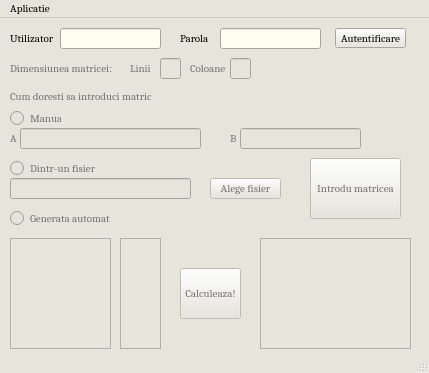
<?xml version="1.0" encoding="UTF-8"?>
<ui version="4.0">
 <class>MainWindow</class>
 <widget class="QMainWindow" name="MainWindow">
  <property name="windowModality">
   <enum>Qt::NonModal</enum>
  </property>
  <property name="geometry">
   <rect>
    <x>0</x>
    <y>0</y>
    <width>429</width>
    <height>373</height>
   </rect>
  </property>
  <property name="minimumSize">
   <size>
    <width>378</width>
    <height>348</height>
   </size>
  </property>
  <property name="palette">
   <palette>
    <active>
     <colorrole role="WindowText">
      <brush brushstyle="SolidPattern">
       <color alpha="255">
        <red>0</red>
        <green>0</green>
        <blue>0</blue>
       </color>
      </brush>
     </colorrole>
     <colorrole role="Button">
      <brush brushstyle="SolidPattern">
       <color alpha="255">
        <red>230</red>
        <green>229</green>
        <blue>219</blue>
       </color>
      </brush>
     </colorrole>
     <colorrole role="Light">
      <brush brushstyle="SolidPattern">
       <color alpha="255">
        <red>255</red>
        <green>255</green>
        <blue>255</blue>
       </color>
      </brush>
     </colorrole>
     <colorrole role="Midlight">
      <brush brushstyle="SolidPattern">
       <color alpha="255">
        <red>242</red>
        <green>242</green>
        <blue>237</blue>
       </color>
      </brush>
     </colorrole>
     <colorrole role="Dark">
      <brush brushstyle="SolidPattern">
       <color alpha="255">
        <red>115</red>
        <green>114</green>
        <blue>109</blue>
       </color>
      </brush>
     </colorrole>
     <colorrole role="Mid">
      <brush brushstyle="SolidPattern">
       <color alpha="255">
        <red>153</red>
        <green>153</green>
        <blue>146</blue>
       </color>
      </brush>
     </colorrole>
     <colorrole role="Text">
      <brush brushstyle="SolidPattern">
       <color alpha="255">
        <red>0</red>
        <green>0</green>
        <blue>0</blue>
       </color>
      </brush>
     </colorrole>
     <colorrole role="BrightText">
      <brush brushstyle="SolidPattern">
       <color alpha="255">
        <red>255</red>
        <green>255</green>
        <blue>255</blue>
       </color>
      </brush>
     </colorrole>
     <colorrole role="ButtonText">
      <brush brushstyle="SolidPattern">
       <color alpha="255">
        <red>0</red>
        <green>0</green>
        <blue>0</blue>
       </color>
      </brush>
     </colorrole>
     <colorrole role="Base">
      <brush brushstyle="SolidPattern">
       <color alpha="255">
        <red>255</red>
        <green>255</green>
        <blue>255</blue>
       </color>
      </brush>
     </colorrole>
     <colorrole role="Window">
      <brush brushstyle="SolidPattern">
       <color alpha="255">
        <red>230</red>
        <green>229</green>
        <blue>219</blue>
       </color>
      </brush>
     </colorrole>
     <colorrole role="Shadow">
      <brush brushstyle="SolidPattern">
       <color alpha="255">
        <red>0</red>
        <green>0</green>
        <blue>0</blue>
       </color>
      </brush>
     </colorrole>
     <colorrole role="AlternateBase">
      <brush brushstyle="SolidPattern">
       <color alpha="255">
        <red>242</red>
        <green>242</green>
        <blue>237</blue>
       </color>
      </brush>
     </colorrole>
     <colorrole role="ToolTipBase">
      <brush brushstyle="SolidPattern">
       <color alpha="255">
        <red>255</red>
        <green>255</green>
        <blue>220</blue>
       </color>
      </brush>
     </colorrole>
     <colorrole role="ToolTipText">
      <brush brushstyle="SolidPattern">
       <color alpha="255">
        <red>0</red>
        <green>0</green>
        <blue>0</blue>
       </color>
      </brush>
     </colorrole>
    </active>
    <inactive>
     <colorrole role="WindowText">
      <brush brushstyle="SolidPattern">
       <color alpha="255">
        <red>0</red>
        <green>0</green>
        <blue>0</blue>
       </color>
      </brush>
     </colorrole>
     <colorrole role="Button">
      <brush brushstyle="SolidPattern">
       <color alpha="255">
        <red>230</red>
        <green>229</green>
        <blue>219</blue>
       </color>
      </brush>
     </colorrole>
     <colorrole role="Light">
      <brush brushstyle="SolidPattern">
       <color alpha="255">
        <red>255</red>
        <green>255</green>
        <blue>255</blue>
       </color>
      </brush>
     </colorrole>
     <colorrole role="Midlight">
      <brush brushstyle="SolidPattern">
       <color alpha="255">
        <red>242</red>
        <green>242</green>
        <blue>237</blue>
       </color>
      </brush>
     </colorrole>
     <colorrole role="Dark">
      <brush brushstyle="SolidPattern">
       <color alpha="255">
        <red>115</red>
        <green>114</green>
        <blue>109</blue>
       </color>
      </brush>
     </colorrole>
     <colorrole role="Mid">
      <brush brushstyle="SolidPattern">
       <color alpha="255">
        <red>153</red>
        <green>153</green>
        <blue>146</blue>
       </color>
      </brush>
     </colorrole>
     <colorrole role="Text">
      <brush brushstyle="SolidPattern">
       <color alpha="255">
        <red>0</red>
        <green>0</green>
        <blue>0</blue>
       </color>
      </brush>
     </colorrole>
     <colorrole role="BrightText">
      <brush brushstyle="SolidPattern">
       <color alpha="255">
        <red>255</red>
        <green>255</green>
        <blue>255</blue>
       </color>
      </brush>
     </colorrole>
     <colorrole role="ButtonText">
      <brush brushstyle="SolidPattern">
       <color alpha="255">
        <red>0</red>
        <green>0</green>
        <blue>0</blue>
       </color>
      </brush>
     </colorrole>
     <colorrole role="Base">
      <brush brushstyle="SolidPattern">
       <color alpha="255">
        <red>255</red>
        <green>255</green>
        <blue>255</blue>
       </color>
      </brush>
     </colorrole>
     <colorrole role="Window">
      <brush brushstyle="SolidPattern">
       <color alpha="255">
        <red>230</red>
        <green>229</green>
        <blue>219</blue>
       </color>
      </brush>
     </colorrole>
     <colorrole role="Shadow">
      <brush brushstyle="SolidPattern">
       <color alpha="255">
        <red>0</red>
        <green>0</green>
        <blue>0</blue>
       </color>
      </brush>
     </colorrole>
     <colorrole role="AlternateBase">
      <brush brushstyle="SolidPattern">
       <color alpha="255">
        <red>242</red>
        <green>242</green>
        <blue>237</blue>
       </color>
      </brush>
     </colorrole>
     <colorrole role="ToolTipBase">
      <brush brushstyle="SolidPattern">
       <color alpha="255">
        <red>255</red>
        <green>255</green>
        <blue>220</blue>
       </color>
      </brush>
     </colorrole>
     <colorrole role="ToolTipText">
      <brush brushstyle="SolidPattern">
       <color alpha="255">
        <red>0</red>
        <green>0</green>
        <blue>0</blue>
       </color>
      </brush>
     </colorrole>
    </inactive>
    <disabled>
     <colorrole role="WindowText">
      <brush brushstyle="SolidPattern">
       <color alpha="255">
        <red>115</red>
        <green>114</green>
        <blue>109</blue>
       </color>
      </brush>
     </colorrole>
     <colorrole role="Button">
      <brush brushstyle="SolidPattern">
       <color alpha="255">
        <red>230</red>
        <green>229</green>
        <blue>219</blue>
       </color>
      </brush>
     </colorrole>
     <colorrole role="Light">
      <brush brushstyle="SolidPattern">
       <color alpha="255">
        <red>255</red>
        <green>255</green>
        <blue>255</blue>
       </color>
      </brush>
     </colorrole>
     <colorrole role="Midlight">
      <brush brushstyle="SolidPattern">
       <color alpha="255">
        <red>242</red>
        <green>242</green>
        <blue>237</blue>
       </color>
      </brush>
     </colorrole>
     <colorrole role="Dark">
      <brush brushstyle="SolidPattern">
       <color alpha="255">
        <red>115</red>
        <green>114</green>
        <blue>109</blue>
       </color>
      </brush>
     </colorrole>
     <colorrole role="Mid">
      <brush brushstyle="SolidPattern">
       <color alpha="255">
        <red>153</red>
        <green>153</green>
        <blue>146</blue>
       </color>
      </brush>
     </colorrole>
     <colorrole role="Text">
      <brush brushstyle="SolidPattern">
       <color alpha="255">
        <red>115</red>
        <green>114</green>
        <blue>109</blue>
       </color>
      </brush>
     </colorrole>
     <colorrole role="BrightText">
      <brush brushstyle="SolidPattern">
       <color alpha="255">
        <red>255</red>
        <green>255</green>
        <blue>255</blue>
       </color>
      </brush>
     </colorrole>
     <colorrole role="ButtonText">
      <brush brushstyle="SolidPattern">
       <color alpha="255">
        <red>115</red>
        <green>114</green>
        <blue>109</blue>
       </color>
      </brush>
     </colorrole>
     <colorrole role="Base">
      <brush brushstyle="SolidPattern">
       <color alpha="255">
        <red>230</red>
        <green>229</green>
        <blue>219</blue>
       </color>
      </brush>
     </colorrole>
     <colorrole role="Window">
      <brush brushstyle="SolidPattern">
       <color alpha="255">
        <red>230</red>
        <green>229</green>
        <blue>219</blue>
       </color>
      </brush>
     </colorrole>
     <colorrole role="Shadow">
      <brush brushstyle="SolidPattern">
       <color alpha="255">
        <red>0</red>
        <green>0</green>
        <blue>0</blue>
       </color>
      </brush>
     </colorrole>
     <colorrole role="AlternateBase">
      <brush brushstyle="SolidPattern">
       <color alpha="255">
        <red>230</red>
        <green>229</green>
        <blue>219</blue>
       </color>
      </brush>
     </colorrole>
     <colorrole role="ToolTipBase">
      <brush brushstyle="SolidPattern">
       <color alpha="255">
        <red>255</red>
        <green>255</green>
        <blue>220</blue>
       </color>
      </brush>
     </colorrole>
     <colorrole role="ToolTipText">
      <brush brushstyle="SolidPattern">
       <color alpha="255">
        <red>0</red>
        <green>0</green>
        <blue>0</blue>
       </color>
      </brush>
     </colorrole>
    </disabled>
   </palette>
  </property>
  <property name="font">
   <font>
    <family>Cambria</family>
    <pointsize>8</pointsize>
   </font>
  </property>
  <property name="windowTitle">
   <string>MainWindow</string>
  </property>
  <widget class="QWidget" name="centralwidget">
   <widget class="QLabel" name="label">
    <property name="geometry">
     <rect>
      <x>10</x>
      <y>10</y>
      <width>51</width>
      <height>21</height>
     </rect>
    </property>
    <property name="text">
     <string>Utilizator</string>
    </property>
   </widget>
   <widget class="QLineEdit" name="txtUtilizator">
    <property name="geometry">
     <rect>
      <x>60</x>
      <y>10</y>
      <width>101</width>
      <height>21</height>
     </rect>
    </property>
    <property name="palette">
     <palette>
      <active>
       <colorrole role="WindowText">
        <brush brushstyle="SolidPattern">
         <color alpha="255">
          <red>0</red>
          <green>0</green>
          <blue>0</blue>
         </color>
        </brush>
       </colorrole>
       <colorrole role="Button">
        <brush brushstyle="SolidPattern">
         <color alpha="255">
          <red>230</red>
          <green>229</green>
          <blue>219</blue>
         </color>
        </brush>
       </colorrole>
       <colorrole role="Light">
        <brush brushstyle="SolidPattern">
         <color alpha="255">
          <red>255</red>
          <green>255</green>
          <blue>255</blue>
         </color>
        </brush>
       </colorrole>
       <colorrole role="Midlight">
        <brush brushstyle="SolidPattern">
         <color alpha="255">
          <red>242</red>
          <green>242</green>
          <blue>237</blue>
         </color>
        </brush>
       </colorrole>
       <colorrole role="Dark">
        <brush brushstyle="SolidPattern">
         <color alpha="255">
          <red>115</red>
          <green>114</green>
          <blue>109</blue>
         </color>
        </brush>
       </colorrole>
       <colorrole role="Mid">
        <brush brushstyle="SolidPattern">
         <color alpha="255">
          <red>153</red>
          <green>153</green>
          <blue>146</blue>
         </color>
        </brush>
       </colorrole>
       <colorrole role="Text">
        <brush brushstyle="SolidPattern">
         <color alpha="255">
          <red>0</red>
          <green>0</green>
          <blue>0</blue>
         </color>
        </brush>
       </colorrole>
       <colorrole role="BrightText">
        <brush brushstyle="SolidPattern">
         <color alpha="255">
          <red>255</red>
          <green>255</green>
          <blue>255</blue>
         </color>
        </brush>
       </colorrole>
       <colorrole role="ButtonText">
        <brush brushstyle="SolidPattern">
         <color alpha="255">
          <red>0</red>
          <green>0</green>
          <blue>0</blue>
         </color>
        </brush>
       </colorrole>
       <colorrole role="Base">
        <brush brushstyle="SolidPattern">
         <color alpha="255">
          <red>254</red>
          <green>254</green>
          <blue>241</blue>
         </color>
        </brush>
       </colorrole>
       <colorrole role="Window">
        <brush brushstyle="SolidPattern">
         <color alpha="255">
          <red>230</red>
          <green>229</green>
          <blue>219</blue>
         </color>
        </brush>
       </colorrole>
       <colorrole role="Shadow">
        <brush brushstyle="SolidPattern">
         <color alpha="255">
          <red>0</red>
          <green>0</green>
          <blue>0</blue>
         </color>
        </brush>
       </colorrole>
       <colorrole role="AlternateBase">
        <brush brushstyle="SolidPattern">
         <color alpha="255">
          <red>242</red>
          <green>242</green>
          <blue>237</blue>
         </color>
        </brush>
       </colorrole>
       <colorrole role="ToolTipBase">
        <brush brushstyle="SolidPattern">
         <color alpha="255">
          <red>255</red>
          <green>255</green>
          <blue>220</blue>
         </color>
        </brush>
       </colorrole>
       <colorrole role="ToolTipText">
        <brush brushstyle="SolidPattern">
         <color alpha="255">
          <red>0</red>
          <green>0</green>
          <blue>0</blue>
         </color>
        </brush>
       </colorrole>
      </active>
      <inactive>
       <colorrole role="WindowText">
        <brush brushstyle="SolidPattern">
         <color alpha="255">
          <red>0</red>
          <green>0</green>
          <blue>0</blue>
         </color>
        </brush>
       </colorrole>
       <colorrole role="Button">
        <brush brushstyle="SolidPattern">
         <color alpha="255">
          <red>230</red>
          <green>229</green>
          <blue>219</blue>
         </color>
        </brush>
       </colorrole>
       <colorrole role="Light">
        <brush brushstyle="SolidPattern">
         <color alpha="255">
          <red>255</red>
          <green>255</green>
          <blue>255</blue>
         </color>
        </brush>
       </colorrole>
       <colorrole role="Midlight">
        <brush brushstyle="SolidPattern">
         <color alpha="255">
          <red>242</red>
          <green>242</green>
          <blue>237</blue>
         </color>
        </brush>
       </colorrole>
       <colorrole role="Dark">
        <brush brushstyle="SolidPattern">
         <color alpha="255">
          <red>115</red>
          <green>114</green>
          <blue>109</blue>
         </color>
        </brush>
       </colorrole>
       <colorrole role="Mid">
        <brush brushstyle="SolidPattern">
         <color alpha="255">
          <red>153</red>
          <green>153</green>
          <blue>146</blue>
         </color>
        </brush>
       </colorrole>
       <colorrole role="Text">
        <brush brushstyle="SolidPattern">
         <color alpha="255">
          <red>0</red>
          <green>0</green>
          <blue>0</blue>
         </color>
        </brush>
       </colorrole>
       <colorrole role="BrightText">
        <brush brushstyle="SolidPattern">
         <color alpha="255">
          <red>255</red>
          <green>255</green>
          <blue>255</blue>
         </color>
        </brush>
       </colorrole>
       <colorrole role="ButtonText">
        <brush brushstyle="SolidPattern">
         <color alpha="255">
          <red>0</red>
          <green>0</green>
          <blue>0</blue>
         </color>
        </brush>
       </colorrole>
       <colorrole role="Base">
        <brush brushstyle="SolidPattern">
         <color alpha="255">
          <red>254</red>
          <green>254</green>
          <blue>241</blue>
         </color>
        </brush>
       </colorrole>
       <colorrole role="Window">
        <brush brushstyle="SolidPattern">
         <color alpha="255">
          <red>230</red>
          <green>229</green>
          <blue>219</blue>
         </color>
        </brush>
       </colorrole>
       <colorrole role="Shadow">
        <brush brushstyle="SolidPattern">
         <color alpha="255">
          <red>0</red>
          <green>0</green>
          <blue>0</blue>
         </color>
        </brush>
       </colorrole>
       <colorrole role="AlternateBase">
        <brush brushstyle="SolidPattern">
         <color alpha="255">
          <red>242</red>
          <green>242</green>
          <blue>237</blue>
         </color>
        </brush>
       </colorrole>
       <colorrole role="ToolTipBase">
        <brush brushstyle="SolidPattern">
         <color alpha="255">
          <red>255</red>
          <green>255</green>
          <blue>220</blue>
         </color>
        </brush>
       </colorrole>
       <colorrole role="ToolTipText">
        <brush brushstyle="SolidPattern">
         <color alpha="255">
          <red>0</red>
          <green>0</green>
          <blue>0</blue>
         </color>
        </brush>
       </colorrole>
      </inactive>
      <disabled>
       <colorrole role="WindowText">
        <brush brushstyle="SolidPattern">
         <color alpha="255">
          <red>115</red>
          <green>114</green>
          <blue>109</blue>
         </color>
        </brush>
       </colorrole>
       <colorrole role="Button">
        <brush brushstyle="SolidPattern">
         <color alpha="255">
          <red>230</red>
          <green>229</green>
          <blue>219</blue>
         </color>
        </brush>
       </colorrole>
       <colorrole role="Light">
        <brush brushstyle="SolidPattern">
         <color alpha="255">
          <red>255</red>
          <green>255</green>
          <blue>255</blue>
         </color>
        </brush>
       </colorrole>
       <colorrole role="Midlight">
        <brush brushstyle="SolidPattern">
         <color alpha="255">
          <red>242</red>
          <green>242</green>
          <blue>237</blue>
         </color>
        </brush>
       </colorrole>
       <colorrole role="Dark">
        <brush brushstyle="SolidPattern">
         <color alpha="255">
          <red>115</red>
          <green>114</green>
          <blue>109</blue>
         </color>
        </brush>
       </colorrole>
       <colorrole role="Mid">
        <brush brushstyle="SolidPattern">
         <color alpha="255">
          <red>153</red>
          <green>153</green>
          <blue>146</blue>
         </color>
        </brush>
       </colorrole>
       <colorrole role="Text">
        <brush brushstyle="SolidPattern">
         <color alpha="255">
          <red>115</red>
          <green>114</green>
          <blue>109</blue>
         </color>
        </brush>
       </colorrole>
       <colorrole role="BrightText">
        <brush brushstyle="SolidPattern">
         <color alpha="255">
          <red>255</red>
          <green>255</green>
          <blue>255</blue>
         </color>
        </brush>
       </colorrole>
       <colorrole role="ButtonText">
        <brush brushstyle="SolidPattern">
         <color alpha="255">
          <red>115</red>
          <green>114</green>
          <blue>109</blue>
         </color>
        </brush>
       </colorrole>
       <colorrole role="Base">
        <brush brushstyle="SolidPattern">
         <color alpha="255">
          <red>230</red>
          <green>229</green>
          <blue>219</blue>
         </color>
        </brush>
       </colorrole>
       <colorrole role="Window">
        <brush brushstyle="SolidPattern">
         <color alpha="255">
          <red>230</red>
          <green>229</green>
          <blue>219</blue>
         </color>
        </brush>
       </colorrole>
       <colorrole role="Shadow">
        <brush brushstyle="SolidPattern">
         <color alpha="255">
          <red>0</red>
          <green>0</green>
          <blue>0</blue>
         </color>
        </brush>
       </colorrole>
       <colorrole role="AlternateBase">
        <brush brushstyle="SolidPattern">
         <color alpha="255">
          <red>230</red>
          <green>229</green>
          <blue>219</blue>
         </color>
        </brush>
       </colorrole>
       <colorrole role="ToolTipBase">
        <brush brushstyle="SolidPattern">
         <color alpha="255">
          <red>255</red>
          <green>255</green>
          <blue>220</blue>
         </color>
        </brush>
       </colorrole>
       <colorrole role="ToolTipText">
        <brush brushstyle="SolidPattern">
         <color alpha="255">
          <red>0</red>
          <green>0</green>
          <blue>0</blue>
         </color>
        </brush>
       </colorrole>
      </disabled>
     </palette>
    </property>
   </widget>
   <widget class="QLabel" name="label_2">
    <property name="geometry">
     <rect>
      <x>180</x>
      <y>10</y>
      <width>31</width>
      <height>21</height>
     </rect>
    </property>
    <property name="text">
     <string>Parola</string>
    </property>
   </widget>
   <widget class="QLineEdit" name="txtParola">
    <property name="geometry">
     <rect>
      <x>220</x>
      <y>10</y>
      <width>101</width>
      <height>21</height>
     </rect>
    </property>
    <property name="palette">
     <palette>
      <active>
       <colorrole role="Base">
        <brush brushstyle="SolidPattern">
         <color alpha="255">
          <red>254</red>
          <green>254</green>
          <blue>241</blue>
         </color>
        </brush>
       </colorrole>
      </active>
      <inactive>
       <colorrole role="Base">
        <brush brushstyle="SolidPattern">
         <color alpha="255">
          <red>254</red>
          <green>254</green>
          <blue>241</blue>
         </color>
        </brush>
       </colorrole>
      </inactive>
      <disabled>
       <colorrole role="Base">
        <brush brushstyle="SolidPattern">
         <color alpha="255">
          <red>240</red>
          <green>208</green>
          <blue>142</blue>
         </color>
        </brush>
       </colorrole>
      </disabled>
     </palette>
    </property>
    <property name="echoMode">
     <enum>QLineEdit::Password</enum>
    </property>
   </widget>
   <widget class="QPushButton" name="btnAutentificare">
    <property name="geometry">
     <rect>
      <x>335</x>
      <y>10</y>
      <width>71</width>
      <height>20</height>
     </rect>
    </property>
    <property name="palette">
     <palette>
      <active>
       <colorrole role="Light">
        <brush brushstyle="SolidPattern">
         <color alpha="255">
          <red>254</red>
          <green>254</green>
          <blue>241</blue>
         </color>
        </brush>
       </colorrole>
       <colorrole role="BrightText">
        <brush brushstyle="SolidPattern">
         <color alpha="255">
          <red>254</red>
          <green>254</green>
          <blue>241</blue>
         </color>
        </brush>
       </colorrole>
       <colorrole role="Base">
        <brush brushstyle="SolidPattern">
         <color alpha="255">
          <red>254</red>
          <green>254</green>
          <blue>241</blue>
         </color>
        </brush>
       </colorrole>
       <colorrole role="NoRole">
        <brush brushstyle="SolidPattern">
         <color alpha="255">
          <red>254</red>
          <green>254</green>
          <blue>241</blue>
         </color>
        </brush>
       </colorrole>
      </active>
      <inactive>
       <colorrole role="Light">
        <brush brushstyle="SolidPattern">
         <color alpha="255">
          <red>254</red>
          <green>254</green>
          <blue>241</blue>
         </color>
        </brush>
       </colorrole>
       <colorrole role="BrightText">
        <brush brushstyle="SolidPattern">
         <color alpha="255">
          <red>254</red>
          <green>254</green>
          <blue>241</blue>
         </color>
        </brush>
       </colorrole>
       <colorrole role="Base">
        <brush brushstyle="SolidPattern">
         <color alpha="255">
          <red>254</red>
          <green>254</green>
          <blue>241</blue>
         </color>
        </brush>
       </colorrole>
       <colorrole role="NoRole">
        <brush brushstyle="SolidPattern">
         <color alpha="255">
          <red>254</red>
          <green>254</green>
          <blue>241</blue>
         </color>
        </brush>
       </colorrole>
      </inactive>
      <disabled>
       <colorrole role="Light">
        <brush brushstyle="SolidPattern">
         <color alpha="255">
          <red>254</red>
          <green>254</green>
          <blue>241</blue>
         </color>
        </brush>
       </colorrole>
       <colorrole role="BrightText">
        <brush brushstyle="SolidPattern">
         <color alpha="255">
          <red>254</red>
          <green>254</green>
          <blue>241</blue>
         </color>
        </brush>
       </colorrole>
       <colorrole role="Base">
        <brush brushstyle="SolidPattern">
         <color alpha="255">
          <red>230</red>
          <green>229</green>
          <blue>219</blue>
         </color>
        </brush>
       </colorrole>
       <colorrole role="NoRole">
        <brush brushstyle="SolidPattern">
         <color alpha="255">
          <red>254</red>
          <green>254</green>
          <blue>241</blue>
         </color>
        </brush>
       </colorrole>
      </disabled>
     </palette>
    </property>
    <property name="text">
     <string>Autentificare</string>
    </property>
   </widget>
   <widget class="QLabel" name="lblIntrebare">
    <property name="enabled">
     <bool>false</bool>
    </property>
    <property name="geometry">
     <rect>
      <x>10</x>
      <y>70</y>
      <width>141</width>
      <height>16</height>
     </rect>
    </property>
    <property name="text">
     <string>Cum doresti sa introduci matricea?</string>
    </property>
   </widget>
   <widget class="QRadioButton" name="rbtManual">
    <property name="enabled">
     <bool>false</bool>
    </property>
    <property name="geometry">
     <rect>
      <x>10</x>
      <y>90</y>
      <width>51</width>
      <height>21</height>
     </rect>
    </property>
    <property name="text">
     <string>Manual</string>
    </property>
   </widget>
   <widget class="QRadioButton" name="rbtFisier">
    <property name="enabled">
     <bool>false</bool>
    </property>
    <property name="geometry">
     <rect>
      <x>10</x>
      <y>140</y>
      <width>91</width>
      <height>21</height>
     </rect>
    </property>
    <property name="text">
     <string>Dintr-un fisier</string>
    </property>
   </widget>
   <widget class="QRadioButton" name="rbtAutomat">
    <property name="enabled">
     <bool>false</bool>
    </property>
    <property name="geometry">
     <rect>
      <x>10</x>
      <y>190</y>
      <width>101</width>
      <height>21</height>
     </rect>
    </property>
    <property name="text">
     <string>Generata automat</string>
    </property>
   </widget>
   <widget class="QLineEdit" name="txtManualA">
    <property name="enabled">
     <bool>false</bool>
    </property>
    <property name="geometry">
     <rect>
      <x>20</x>
      <y>110</y>
      <width>181</width>
      <height>21</height>
     </rect>
    </property>
    <property name="palette">
     <palette>
      <active>
       <colorrole role="Base">
        <brush brushstyle="SolidPattern">
         <color alpha="255">
          <red>254</red>
          <green>254</green>
          <blue>241</blue>
         </color>
        </brush>
       </colorrole>
      </active>
      <inactive>
       <colorrole role="Base">
        <brush brushstyle="SolidPattern">
         <color alpha="255">
          <red>254</red>
          <green>254</green>
          <blue>241</blue>
         </color>
        </brush>
       </colorrole>
      </inactive>
      <disabled>
       <colorrole role="Base">
        <brush brushstyle="SolidPattern">
         <color alpha="255">
          <red>230</red>
          <green>229</green>
          <blue>219</blue>
         </color>
        </brush>
       </colorrole>
      </disabled>
     </palette>
    </property>
    <property name="inputMask">
     <string notr="true"/>
    </property>
    <property name="text">
     <string notr="true"/>
    </property>
   </widget>
   <widget class="QLineEdit" name="txtFisier">
    <property name="enabled">
     <bool>false</bool>
    </property>
    <property name="geometry">
     <rect>
      <x>10</x>
      <y>160</y>
      <width>181</width>
      <height>21</height>
     </rect>
    </property>
    <property name="palette">
     <palette>
      <active>
       <colorrole role="Base">
        <brush brushstyle="SolidPattern">
         <color alpha="255">
          <red>254</red>
          <green>254</green>
          <blue>241</blue>
         </color>
        </brush>
       </colorrole>
      </active>
      <inactive>
       <colorrole role="Base">
        <brush brushstyle="SolidPattern">
         <color alpha="255">
          <red>254</red>
          <green>254</green>
          <blue>241</blue>
         </color>
        </brush>
       </colorrole>
      </inactive>
      <disabled>
       <colorrole role="Base">
        <brush brushstyle="SolidPattern">
         <color alpha="255">
          <red>230</red>
          <green>229</green>
          <blue>219</blue>
         </color>
        </brush>
       </colorrole>
      </disabled>
     </palette>
    </property>
   </widget>
   <widget class="QPushButton" name="btnAlegeFisier">
    <property name="enabled">
     <bool>false</bool>
    </property>
    <property name="geometry">
     <rect>
      <x>210</x>
      <y>160</y>
      <width>71</width>
      <height>21</height>
     </rect>
    </property>
    <property name="text">
     <string>Alege fisier</string>
    </property>
   </widget>
   <widget class="QPushButton" name="btnIntroducere">
    <property name="enabled">
     <bool>false</bool>
    </property>
    <property name="geometry">
     <rect>
      <x>310</x>
      <y>140</y>
      <width>91</width>
      <height>61</height>
     </rect>
    </property>
    <property name="text">
     <string>Introdu matricea</string>
    </property>
   </widget>
   <widget class="QTextEdit" name="txtMatriceExtinsa">
    <property name="enabled">
     <bool>false</bool>
    </property>
    <property name="geometry">
     <rect>
      <x>10</x>
      <y>220</y>
      <width>101</width>
      <height>111</height>
     </rect>
    </property>
    <property name="font">
     <font>
      <pointsize>8</pointsize>
      <weight>75</weight>
      <bold>true</bold>
     </font>
    </property>
   </widget>
   <widget class="QPushButton" name="btnCalculeaza">
    <property name="enabled">
     <bool>false</bool>
    </property>
    <property name="geometry">
     <rect>
      <x>180</x>
      <y>250</y>
      <width>61</width>
      <height>51</height>
     </rect>
    </property>
    <property name="text">
     <string>Calculeaza!</string>
    </property>
   </widget>
   <widget class="QTextEdit" name="txtRezultat">
    <property name="enabled">
     <bool>false</bool>
    </property>
    <property name="geometry">
     <rect>
      <x>260</x>
      <y>220</y>
      <width>151</width>
      <height>111</height>
     </rect>
    </property>
    <property name="font">
     <font>
      <pointsize>8</pointsize>
      <weight>75</weight>
      <bold>true</bold>
     </font>
    </property>
   </widget>
   <widget class="QLabel" name="label_3">
    <property name="enabled">
     <bool>false</bool>
    </property>
    <property name="geometry">
     <rect>
      <x>10</x>
      <y>110</y>
      <width>16</width>
      <height>21</height>
     </rect>
    </property>
    <property name="text">
     <string>A</string>
    </property>
   </widget>
   <widget class="QLineEdit" name="txtManualB">
    <property name="enabled">
     <bool>false</bool>
    </property>
    <property name="geometry">
     <rect>
      <x>240</x>
      <y>110</y>
      <width>121</width>
      <height>21</height>
     </rect>
    </property>
    <property name="palette">
     <palette>
      <active>
       <colorrole role="Base">
        <brush brushstyle="SolidPattern">
         <color alpha="255">
          <red>254</red>
          <green>254</green>
          <blue>241</blue>
         </color>
        </brush>
       </colorrole>
      </active>
      <inactive>
       <colorrole role="Base">
        <brush brushstyle="SolidPattern">
         <color alpha="255">
          <red>254</red>
          <green>254</green>
          <blue>241</blue>
         </color>
        </brush>
       </colorrole>
      </inactive>
      <disabled>
       <colorrole role="Base">
        <brush brushstyle="SolidPattern">
         <color alpha="255">
          <red>230</red>
          <green>229</green>
          <blue>219</blue>
         </color>
        </brush>
       </colorrole>
      </disabled>
     </palette>
    </property>
    <property name="inputMask">
     <string notr="true"/>
    </property>
    <property name="text">
     <string notr="true"/>
    </property>
   </widget>
   <widget class="QLabel" name="label_4">
    <property name="enabled">
     <bool>false</bool>
    </property>
    <property name="geometry">
     <rect>
      <x>230</x>
      <y>110</y>
      <width>16</width>
      <height>21</height>
     </rect>
    </property>
    <property name="text">
     <string>B</string>
    </property>
   </widget>
   <widget class="QLabel" name="lblDimensiune">
    <property name="enabled">
     <bool>false</bool>
    </property>
    <property name="geometry">
     <rect>
      <x>10</x>
      <y>40</y>
      <width>111</width>
      <height>21</height>
     </rect>
    </property>
    <property name="text">
     <string>Dimensiunea matricei:</string>
    </property>
   </widget>
   <widget class="QLineEdit" name="txtLinii">
    <property name="enabled">
     <bool>false</bool>
    </property>
    <property name="geometry">
     <rect>
      <x>160</x>
      <y>40</y>
      <width>21</width>
      <height>21</height>
     </rect>
    </property>
    <property name="palette">
     <palette>
      <active>
       <colorrole role="Base">
        <brush brushstyle="SolidPattern">
         <color alpha="255">
          <red>254</red>
          <green>254</green>
          <blue>241</blue>
         </color>
        </brush>
       </colorrole>
      </active>
      <inactive>
       <colorrole role="Base">
        <brush brushstyle="SolidPattern">
         <color alpha="255">
          <red>254</red>
          <green>254</green>
          <blue>241</blue>
         </color>
        </brush>
       </colorrole>
      </inactive>
      <disabled>
       <colorrole role="Base">
        <brush brushstyle="SolidPattern">
         <color alpha="255">
          <red>230</red>
          <green>229</green>
          <blue>219</blue>
         </color>
        </brush>
       </colorrole>
      </disabled>
     </palette>
    </property>
   </widget>
   <widget class="QLineEdit" name="txtColoane">
    <property name="enabled">
     <bool>false</bool>
    </property>
    <property name="geometry">
     <rect>
      <x>230</x>
      <y>40</y>
      <width>21</width>
      <height>21</height>
     </rect>
    </property>
    <property name="palette">
     <palette>
      <active>
       <colorrole role="Base">
        <brush brushstyle="SolidPattern">
         <color alpha="255">
          <red>254</red>
          <green>254</green>
          <blue>241</blue>
         </color>
        </brush>
       </colorrole>
      </active>
      <inactive>
       <colorrole role="Base">
        <brush brushstyle="SolidPattern">
         <color alpha="255">
          <red>254</red>
          <green>254</green>
          <blue>241</blue>
         </color>
        </brush>
       </colorrole>
      </inactive>
      <disabled>
       <colorrole role="Base">
        <brush brushstyle="SolidPattern">
         <color alpha="255">
          <red>230</red>
          <green>229</green>
          <blue>219</blue>
         </color>
        </brush>
       </colorrole>
      </disabled>
     </palette>
    </property>
   </widget>
   <widget class="QLabel" name="lblIntrebare_3">
    <property name="enabled">
     <bool>false</bool>
    </property>
    <property name="geometry">
     <rect>
      <x>130</x>
      <y>40</y>
      <width>21</width>
      <height>21</height>
     </rect>
    </property>
    <property name="text">
     <string>Linii</string>
    </property>
   </widget>
   <widget class="QLabel" name="lblIntrebare_4">
    <property name="enabled">
     <bool>false</bool>
    </property>
    <property name="geometry">
     <rect>
      <x>190</x>
      <y>40</y>
      <width>41</width>
      <height>21</height>
     </rect>
    </property>
    <property name="text">
     <string>Coloane</string>
    </property>
   </widget>
   <widget class="QTextEdit" name="txtMatriceExtinsa_2">
    <property name="enabled">
     <bool>false</bool>
    </property>
    <property name="geometry">
     <rect>
      <x>120</x>
      <y>220</y>
      <width>41</width>
      <height>111</height>
     </rect>
    </property>
    <property name="font">
     <font>
      <pointsize>8</pointsize>
      <weight>75</weight>
      <bold>true</bold>
     </font>
    </property>
   </widget>
  </widget>
  <widget class="QMenuBar" name="menubar">
   <property name="geometry">
    <rect>
     <x>0</x>
     <y>0</y>
     <width>429</width>
     <height>18</height>
    </rect>
   </property>
   <widget class="QMenu" name="menuAplicatie">
    <property name="title">
     <string>Aplicatie</string>
    </property>
    <addaction name="actionDespre"/>
    <addaction name="separator"/>
    <addaction name="actionLog_Out"/>
    <addaction name="actionInchide"/>
   </widget>
   <addaction name="menuAplicatie"/>
  </widget>
  <widget class="QStatusBar" name="statusbar"/>
  <action name="actionInchide">
   <property name="text">
    <string>Inchide</string>
   </property>
  </action>
  <action name="actionDespre">
   <property name="text">
    <string>Despre</string>
   </property>
  </action>
  <action name="actionLog_Out">
   <property name="text">
    <string>Log Out</string>
   </property>
  </action>
 </widget>
 <resources/>
 <connections/>
</ui>
